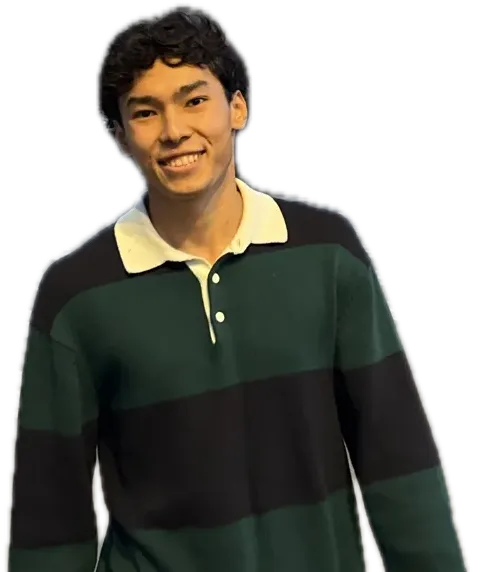
#> input picture media/dias-author.webp, 502 x 572 px, given in place of horse-cut.png, which was not available
$ python build-media.py ../media/dias-author.webp
#> lines starting #> are read from the running program, lines starting #| are printed output that depends on the picture
"""Собирает картинки сайта 02 в gh/media (webp). Запуск: python3 tools/build-media.py <папка_с_исходниками>"""
import sys, os, subprocess, shutil
from PIL import Image, ImageOps
SRC = sys.argv[1]; OUT = 'gh/media'; os.makedirs(OUT, exist_ok=True)
TM = os.path.expanduser('~/Desktop/Projects/ccccc/turkce-ev-esyalari/media')
IZ = 'ref/turkce-izafet/media'
DS = os.path.expanduser('~/dias/3/sharp/gh/media')
DC = os.path.expanduser('~/dias/2/past-simple/capture')
def webp(im, name, w=None, q=80):
    if w and im.width > w: im = im.resize((w, round(im.height * w / im.width)), Image.LANCZOS)
    tmp = f'{OUT}/_tmp.png'; im.save(tmp)
    subprocess.run(['cwebp', '-quiet', '-q', str(q), '-alpha_q', '90', tmp, '-o', f'{OUT}/{name}.webp'], check=True)
    os.remove(tmp); return im.size
def crop_ratio(im, r):  # центр, ширина/высота = r
    w, h = im.size
    if w / h > r: nw = round(h * r); x = (w - nw) // 2; return im.crop((x, 0, x + nw, h))
    nh = round(w / r); y = (h - nh) // 2; return im.crop((0, y, w, y + nh))
sizes = {}
# генерации (ElevenLabs) и вырезки
sizes['hero-horse'] = webp(ImageOps.mirror(Image.open(f'{SRC}/gen/horse-cut.png')), 'hero-horse', 1300)
#> in webp, `tmp = f'{OUT}/_tmp.png'`: tmp = 'gh/media/_tmp.png'
#> in webp, `tmp = f'{OUT}/_tmp.png'`:
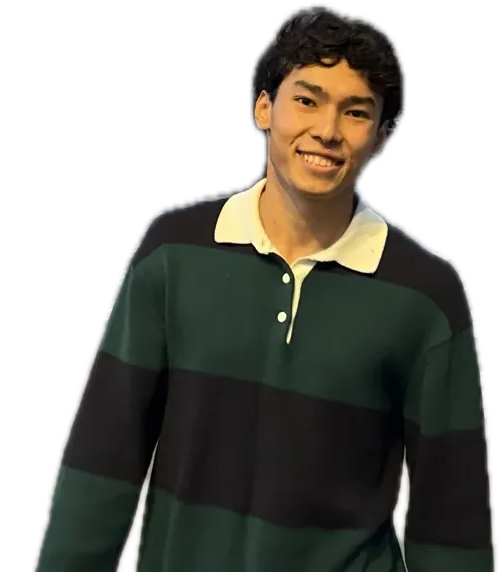
#> saved as _tmp.png: PIL image 502x572 RGBA; mean R, G, B, A 36.4, 35.7, 29.1, 144.2; transparent parts drawn white
sizes['pic-cart'] = webp(crop_ratio(Image.open(f'{SRC}/gen/cart.png').convert('RGB'), 1.44), 'pic-cart', 900)
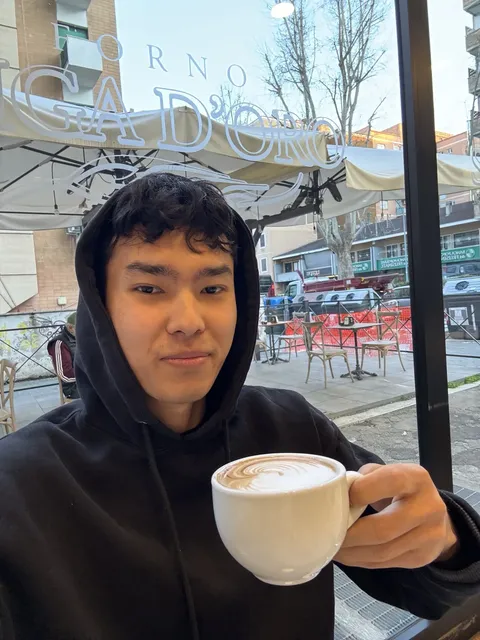
#> input picture media/dias-coffee.webp, 480 x 640 px, given in place of cart.png, which was not available
#> in crop_ratio, `w, h = im.size`: w = 480; h = 640
#> in crop_ratio, `nh = round(w / r)`: nh = 333
#> in crop_ratio, `y = (h - nh) // 2`: y = 153
#> in crop_ratio, `return im.crop((0, y, w, y + nh))`:
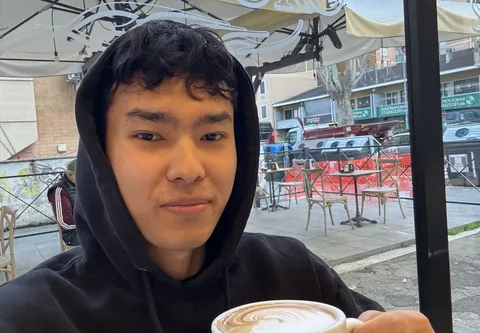
#> returned value: PIL image 480x333 RGB; mean R, G, B 114.2, 108.6, 108.4
sizes['pic-flower'] = webp(crop_ratio(Image.open(f'{SRC}/gen/flower.png').convert('RGB'), 1), 'pic-flower', 520)
#> call 2 of crop_ratio, with r = 1
#> in crop_ratio (call 2), `nh = round(w / r)`: nh = 480
#> in crop_ratio (call 2), `y = (h - nh) // 2`: y = 80
#> in crop_ratio (call 2), `return im.crop((0, y, w, y + nh))`:
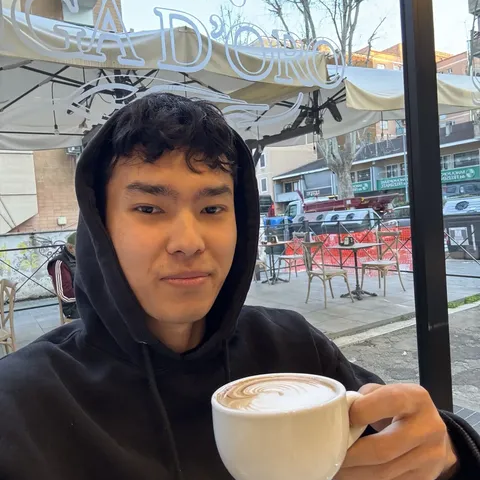
#> returned value: PIL image 480x480 RGB; mean R, G, B 122.1, 116.6, 114.6
#> (the run stopped early here; a loop or call above may not have finished)
